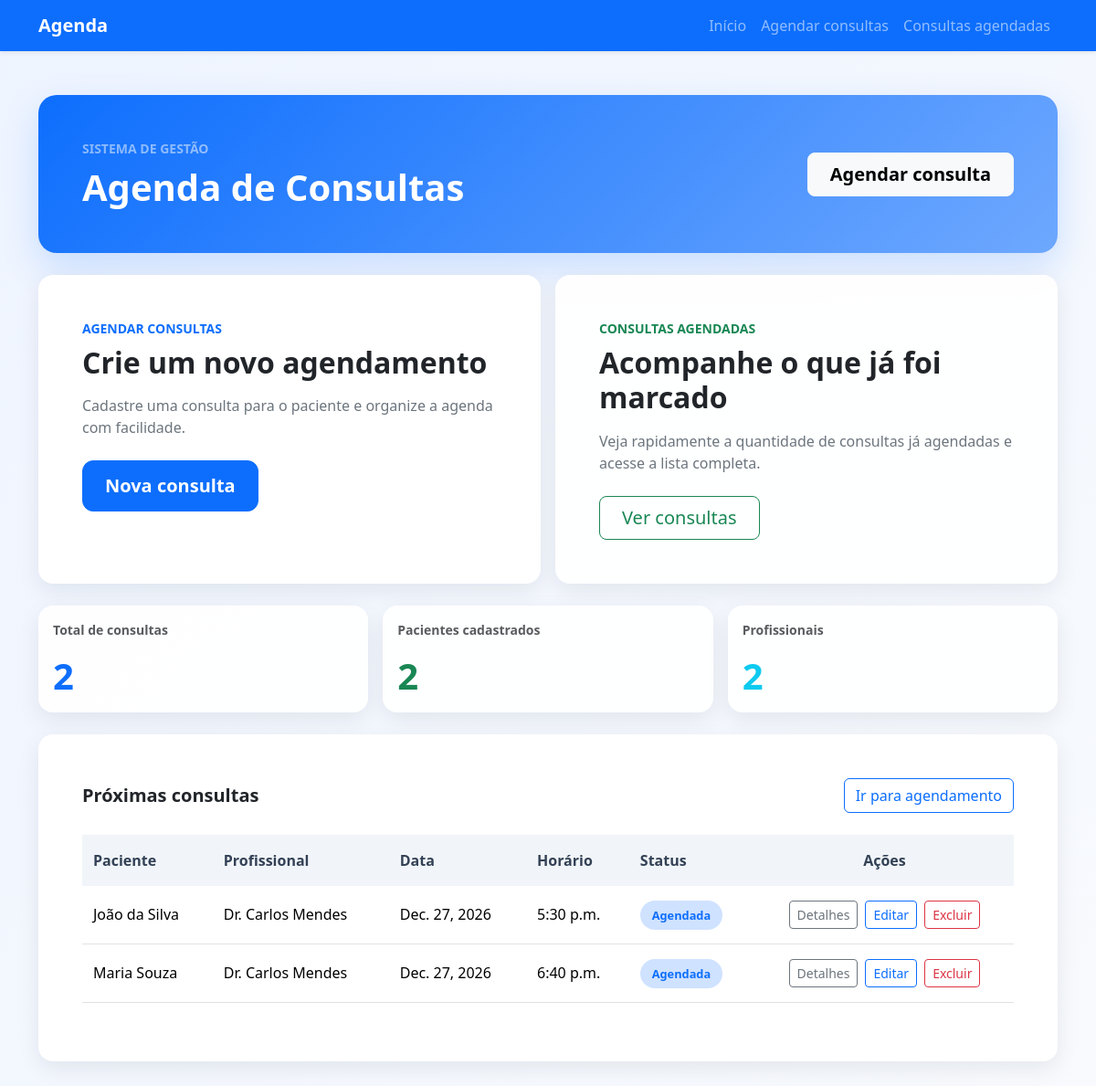
/, run on an earlier commit of the app's database.
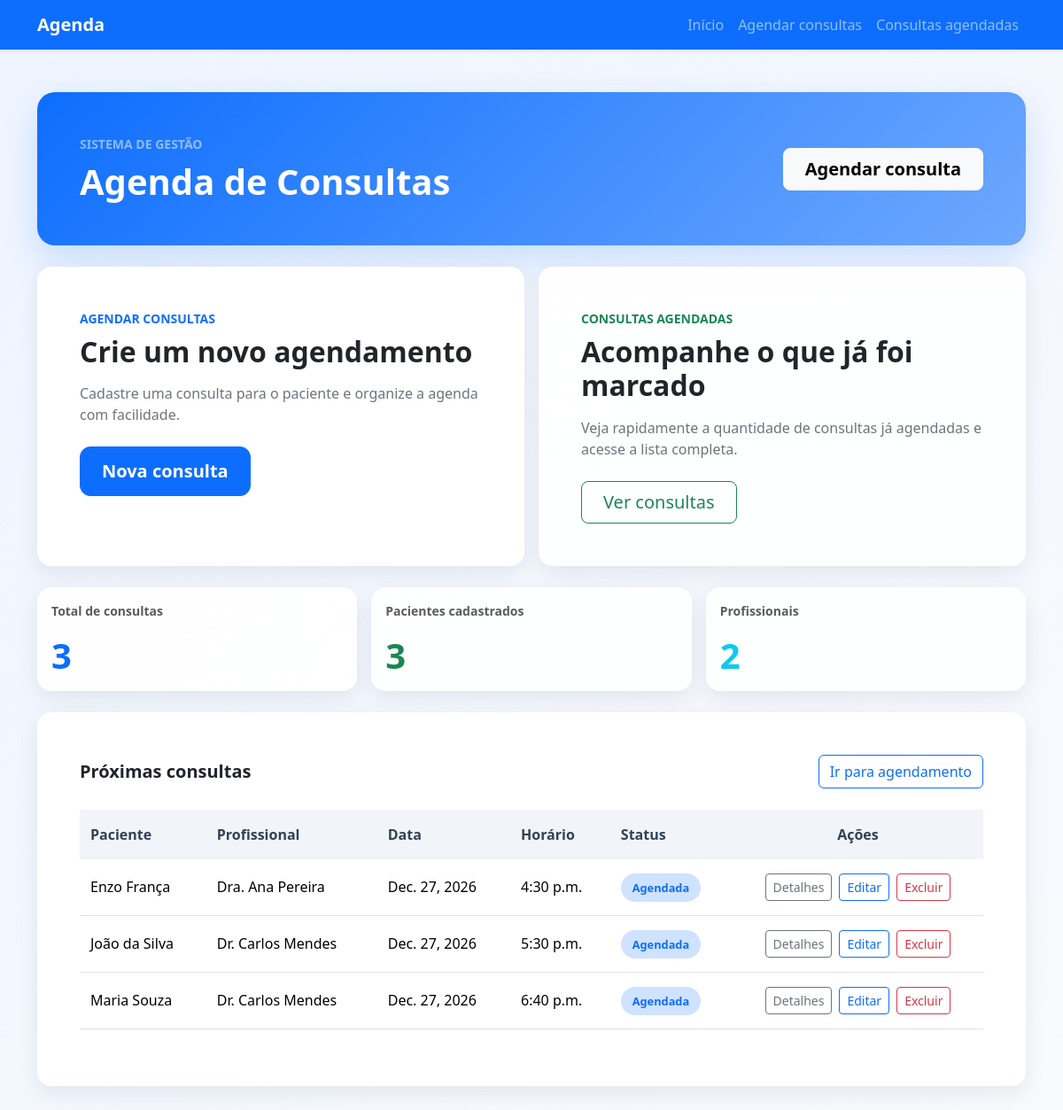
And on a later commit of the database.
### app/models.py (models this page shows, shortened)
class Consulta(models.Model):
    STATUS_CHOICES = [
        ('agendada', 'Agendada'),
        ('confirmada', 'Confirmada'),
        ('cancelada', 'Cancelada'),
        ('realizada', 'Realizada'),
    ]
    paciente = models.ForeignKey(Paciente, on_delete=models.CASCADE, related_name='consultas')
    profissional = models.ForeignKey(Profissional, on_delete=models.CASCADE, related_name='consultas')
    data = models.DateField()
    horario = models.TimeField()
    duracao = models.PositiveIntegerField(default=60)
    status = models.CharField(max_length=20, choices=STATUS_CHOICES, default='agendada')
    observacoes = models.TextField(blank=True)
    created_at = models.DateTimeField(auto_now_add=True)
    updated_at = models.DateTimeField(auto_now=True)
    class Meta:
        ordering = ['data', 'horario']

class Paciente(models.Model):
    nome = models.CharField(max_length=150)
    cpf = models.CharField(max_length=11, unique=True, blank=True, null=True)
    telefone = models.CharField(max_length=20, blank=True)
    email = models.EmailField(blank=True)
    data_nascimento = models.DateField(blank=True, null=True)
    endereco = models.CharField(max_length=255, blank=True)
    cidade = models.CharField(max_length=100, blank=True)
    estado = models.CharField(max_length=2, blank=True)
    observacoes = models.TextField(blank=True)
    created_at = models.DateTimeField(auto_now_add=True)

class Profissional(models.Model):
    nome = models.CharField(max_length=100)
    especialidade = models.CharField(max_length=100)
    telefone = models.CharField(max_length=20, blank=True)
    created_at = models.DateTimeField(auto_now_add=True)

### app/views.py (the view)
# urls.py: path('', home, name='home'),
def home(request):
    contexto = _get_context()
    return render(request, 'home.html', contexto)

### app/views.py (called while the page is built)
def _seed_initial_data():
    if not Paciente.objects.exists():
        Paciente.objects.create(
            nome='João da Silva',
            telefone='(11) 99999-1111',
            email='joao@email.com',
            observacoes='Paciente de exemplo.'
        )
        Paciente.objects.create(
            nome='Maria Souza',
            telefone='(11) 98888-2222',
            email='maria@email.com',
            observacoes='Paciente de exemplo.'
        )
    if not Profissional.objects.exists():
        Profissional.objects.create(
            nome='Dra. Ana Pereira',
            especialidade='Cardiologia',
            telefone='(11) 97777-3333'
        )
        Profissional.objects.create(
            nome='Dr. Carlos Mendes',
            especialidade='Dermatologia',
            telefone='(11) 96666-4444'
        )

def _get_context():
    _seed_initial_data()
    return {
        'pacientes': Paciente.objects.all(),
        'profissionais': Profissional.objects.all(),
        'consultas': Consulta.objects.select_related('paciente', 'profissional').all(),
    }

### app/templates/home.html (shortened to what the changed rows need)
{% load static %}
<!DOCTYPE html>
<html lang="pt-br">
<head>
    <link href="https://cdn.jsdelivr.net/npm/bootstrap@5.3.8/dist/css/bootstrap.min.css" rel="stylesheet">
    <link rel="stylesheet" href="{% static 'css/style.css' %}">
</head>
<body class="bg-light">
    <div class="container py-5">
        <header class="page-header text-white p-4 p-lg-5 mb-4">
            <div class="d-flex flex-column flex-md-row justify-content-between align-items-md-center gap-3">
                <div>
                    <h1 class="mb-0 fw-bold">Agenda de Consultas</h1>
                </div>
            </div>
        </header>
        <section class="row g-3 mb-4">
            <div class="col-lg-6">
                <div class="card form-card h-100">
                    <div class="card-body p-4 p-lg-5">
                        <h2 class="mb-3 fw-bold">Crie um novo agendamento</h2>
                    </div>
                </div>
            </div>
            <div class="col-lg-6">
                <div class="card stat-card h-100">
                    <div class="card-body p-4 p-lg-5">
                        <h2 class="mb-3 fw-bold">Acompanhe o que já foi marcado</h2>
                    </div>
                </div>
            </div>
        </section>
        <section class="row g-3 mb-4">
            <div class="col-md-4">
                <div class="card stat-card h-100">
                    <div class="card-body">
                        <div class="text-muted small fw-semibold">Total de consultas</div>
                        <h3 class="mt-3 mb-0 fs-1 fw-bold text-primary">{{ consultas|length }}</h3>
                    </div>
                </div>
            </div>
            <div class="col-md-4">
                <div class="card stat-card h-100">
                    <div class="card-body">
                        <div class="text-muted small fw-semibold">Pacientes cadastrados</div>
                        <h3 class="mt-3 mb-0 fs-1 fw-bold text-success">{{ pacientes|length }}</h3>
                    </div>
                </div>
            </div>
        </section>
        <section class="card table-card" id="consultas-agendadas">
            <div class="card-body p-4 p-lg-5">
                {% if consultas %}
                <div class="table-responsive">
                    <table class="table table-hover align-middle">
                        <thead>
                            <tr>
                                <th>Paciente</th>
                                <th>Profissional</th>
                                <th>Data</th>
                                <th>Horário</th>
                                <th>Status</th>
                                <th class="text-center">Ações</th>
                            </tr>
                        </thead>
                        <tbody>
                            {% for consulta in consultas|slice:":5" %}
                            <tr>
                                <td>{{ consulta.paciente.nome }}</td>
                                <td>{{ consulta.profissional.nome }}</td>
                                <td>{{ consulta.data }}</td>
                                <td>{{ consulta.horario }}</td>
                                <td>
                                    <span class="status-badge bg-primary-subtle text-primary">{{ consulta.status }}</span>
                                </td>
                                <td class="text-center">
                                    <div class="d-flex justify-content-center gap-2">
                                        <a href="{% url 'detalhes_consulta' consulta.id %}" class="btn btn-sm btn-outline-secondary">Detalhes</a>
                                        <a href="{% url 'editar_consulta' consulta.id %}" class="btn btn-sm btn-outline-primary">Editar</a>
                                        <form method="post" action="{% url 'excluir_consulta' consulta.id %}" class="d-inline">
                                            <button type="submit" class="btn btn-sm btn-outline-danger">Excluir</button>
                                        </form>
                                    </div>
                                </td>
                            </tr>
                            {% endfor %}
                        </tbody>
                    </table>
                </div>
                {% else %}
                <div class="text-muted bg-light rounded-3 p-4">Nenhuma consulta cadastrada ainda.</div>
                {% endif %}
            </div>
        </section>
    </div>
</body>
</html>

What changed in the data, as far as the page shows it:
added Consulta: paciente.nome "Enzo França", profissional.nome "Dra. Ana Pereira", data "Dec. 27, 2026", horario "4:30 p.m.", status "Agendada"
Also different on the page:
{{ consultas|length }}: "2" → "3"
{{ pacientes|length }}: "2" → "3"
